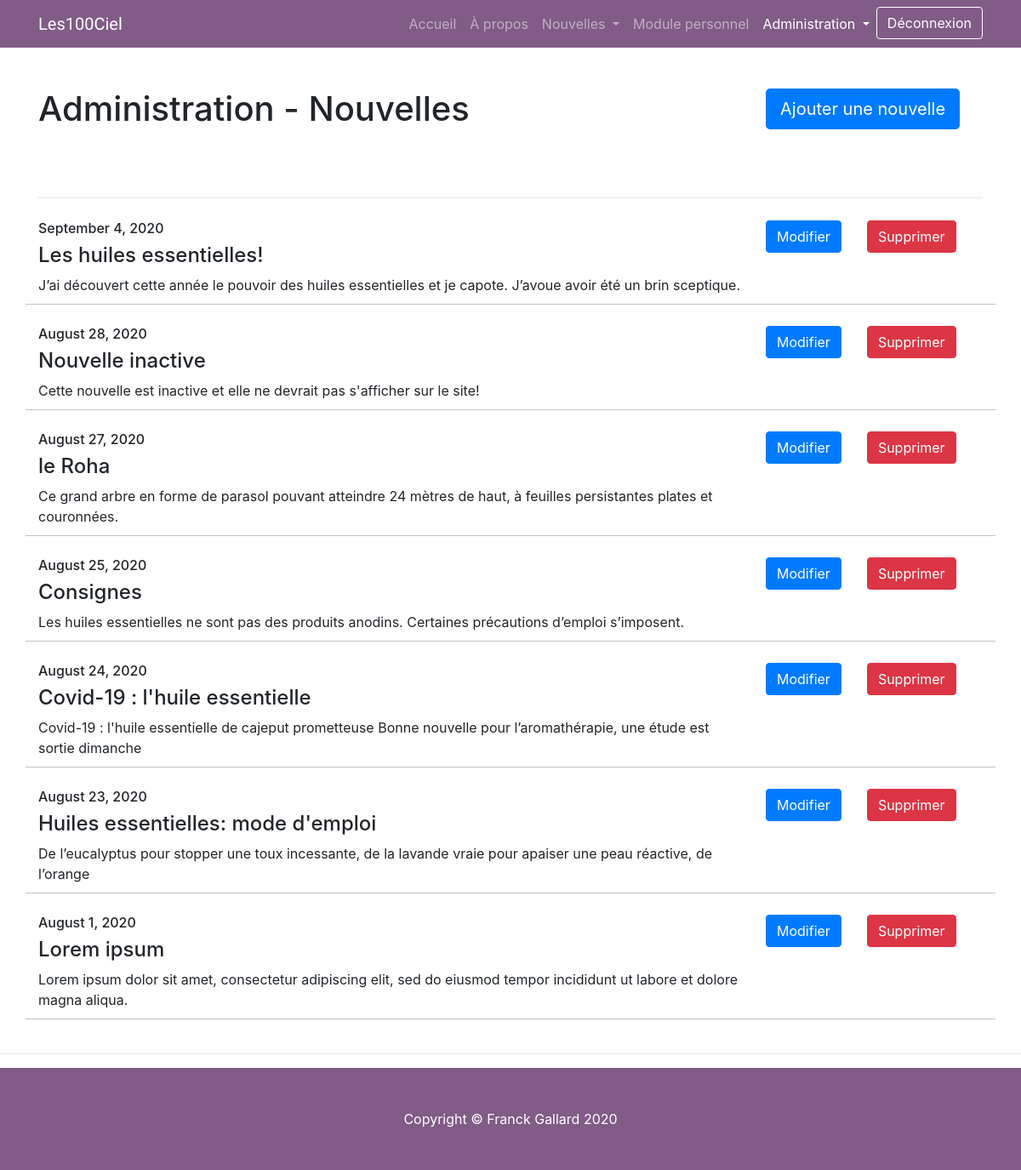
Screenshot of /administration_nouvelles.php (signed in) with the database file from the repository.
### tables this page shows
CREATE TABLE `nouvelles` (
  `id` int(11) NOT NULL,
  `titre` varchar(50) NOT NULL,
  `description_courte` varchar(125) NOT NULL,
  `description_longue` text NOT NULL,
  `date_nouvelle` date NOT NULL,
  `actif` tinyint(1) NOT NULL,
  `fk_categorie` int(11) NOT NULL
);

### administration_nouvelles.php (the view, shortened to what this page needs)
<?php
include_once('include/header.php');
$nouvelles = $connection->query("SELECT id, titre, description_courte, description_longue, date_nouvelle, actif
															FROM nouvelles
															ORDER BY date_nouvelle DESC");
?>
<div class="container py-4">
<?php if(isset($_SESSION["utilisateur"]) && !empty($_SESSION["utilisateur"])): ?>
	<div class="row news-management-list-element-header">
			<div class="col-lg-9 mb-9">
				<h1 class="my-4">Administration - Nouvelles</h1>
			</div>
			<div class="col-lg-3 mb-3">
				<a class="btn btn-primary my-4 btn-lg" href="modifier_ou_ajouter_nouvelle.php"> Ajouter une nouvelle</a>
			</div>
		</div>
		<div class="text-align-center"><br/><?php echo $_SESSION["messageStatus"]; ?></div>
		<hr/>
			<?php
			while ($row = $nouvelles->fetch_assoc()) { ?>
				<div class="row news-management-list-element">
				<?php
					echo '<div class="col-lg-9 mb-9">';
					echo '<h6 class="">' . date('F j, Y', strtotime($row["date_nouvelle"])) . '</h6>';
					echo '<h4 class="">' . $row["titre"] . '</h4>';
					echo '<p class="card-text">' . $row["description_courte"] . '</p>';
					echo '</div>';
					echo '<div class="col-lg-3 mb-3">';
					echo '<a class="btn btn-primary" href="modifier_ou_ajouter_nouvelle.php?nouvelle_id=' . $row["id"] . '"> Modifier</a>';
					echo '<a class="btn btn-danger" href="supprimer_nouvelle.php?action=delete&nouvelle_id=' . $row["id"] . '"> Supprimer</a>';
					echo '</div>';
				?>
				</div>
			<?php }
			?>
<?php else: ?>
	<br/>
	<div class='alert alert-danger text-align-center'>Vous n'avez pas les droits pour accéder à cette page! Veuillez-vous connecter d'abord.</div>
<?php endif; ?>
</div>
<?php include_once('include/footer.php'); ?>

### css/modern-business.css (style rules this page uses)
body { padding-top: 56px; overflow-x: hidden; }
p { margin-top: 0; margin-bottom: 5px; }
.new-list-element, .news-management-list-element { border-bottom: 1px solid #c3c3c3; padding-top: 10px; padding-bottom: 10px; margin-top: 15px; }
.text-align-center { text-align: center !important; }
.news-management-list-element a { margin-right: 30px; }

### rows the page displays
nouvelles: date_nouvelle "September 4, 2020", titre "Les huiles essentielles!", description_courte "J’ai découvert cette année le pouvoir des huiles essentielles et je capote. J’avoue avoir été un brin sceptique."
nouvelles: date_nouvelle "August 28, 2020", titre "Nouvelle inactive", description_courte "Cette nouvelle est inactive et elle ne devrait pas s'afficher sur le site!"
nouvelles: date_nouvelle "August 27, 2020", titre "le Roha", description_courte "Ce grand arbre en forme de parasol pouvant atteindre 24 mètres de haut, à feuilles persistantes plates et couronnées."
nouvelles: date_nouvelle "August 25, 2020", titre "Consignes", description_courte "Les huiles essentielles ne sont pas des produits anodins. Certaines précautions d’emploi s’imposent."
nouvelles: date_nouvelle "August 24, 2020", titre "Covid-19 : l'huile essentielle", description_courte "Covid-19 : l'huile essentielle de cajeput prometteuse Bonne nouvelle pour l’aromathérapie, une étude est sortie dimanche"
nouvelles: date_nouvelle "August 23, 2020", titre "Huiles essentielles: mode d'emploi", description_courte "De l’eucalyptus pour stopper une toux incessante, de la lavande vraie pour apaiser une peau réactive, de l’orange"
nouvelles: date_nouvelle "August 1, 2020", titre "Lorem ipsum", description_courte "Lorem ipsum dolor sit amet, consectetur adipiscing elit, sed do eiusmod tempor incididunt ut labore et dolore magna aliqua."
